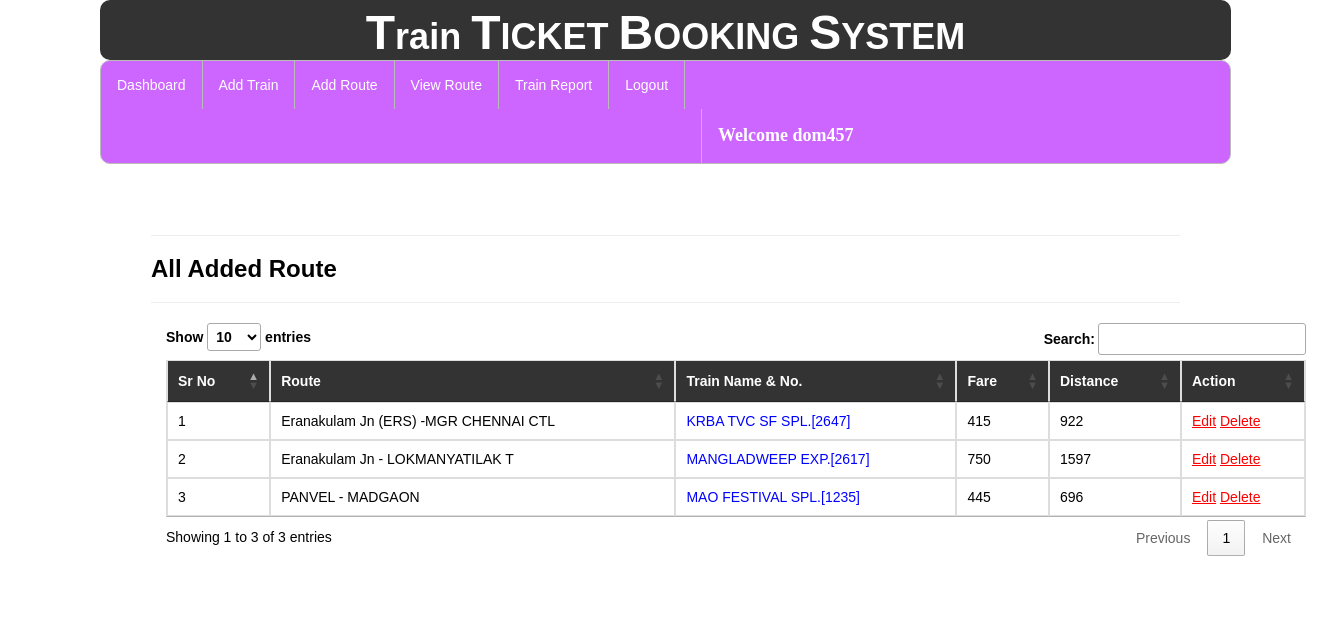
The app's page /availableroute/ (signed in) with its own data.
### railway/models.py (models this page shows, shortened)
class Add_route(models.Model):
    train = models.ForeignKey(Add_Train,on_delete=models.CASCADE,null=True)
    route = models.CharField(max_length=100,null=True)
    distance=models.IntegerField(null=True)
    fare=models.IntegerField(null=True)

class Add_Train(models.Model):
    trainname = models.CharField(max_length=30,null=True)
    train_no = models.IntegerField(null=True)
    from_city = models.CharField(max_length=30,null=True)
    to_city = models.CharField(max_length=30,null=True)
    departuretime=models.CharField(max_length=30,null=True)
    arrivaltime=models.CharField(max_length=30,null=True)
    trevaltime=models.CharField(max_length=100,null=True)
    distance=models.IntegerField(null=True)
    img=models.FileField(null=True)

### railway/views.py (the view)
# urls.py: path('availableroute/', displayroute, name="availableroute"),
def displayroute(request):
    if not request.user.is_authenticated:
        return redirect('login')
    data = Add_route.objects.all()
    data2 = Add_Train.objects.all()
    d = {'data':data,'data2':data2}
    return render(request,"availableroute.html",d)

### railway/templates/availableroute.html (shortened to what this page needs)
{% extends 'navigation3.html' %}
{% load static %}
{% block b %}
<div style="color:Black;border:1px solid white;border-radius:8px;background-color:white;padding:50px">
<hr><h3><strong>All Added Route</strong></h3><hr>
        <div class="container">
<table class="table table-bordered" id="myTable">
  <thead style="color:white;background-color:#333">
  <tr>
    <th>Sr No</th>
    <th>Route</th>
      <th>Train Name & No.</th>
    <th>Fare</th>
    <th>Distance</th>
    <th>Action</th>
  </tr>
  </thead>
   <tbody>
{% for i in data %}
  <tr>
    <td>{{forloop.counter}}</td>
    <td>{{i.route}}</td>
      <td style="color:blue">{{i.train.trainname}}.[{{i.train.train_no}}]</td>
    <td>{{i.fare}}</td>
    <td>{{i.distance}}</td>
    <td style="100px"><a href="{% url 'editroute' i.id %}" style="color:red"><u>Edit</u></a>
        <a href="{% url 'delete_route' i.id %}" style="color:red"><u>Delete</u></a></td>
  </tr>{% endfor %}
    </tbody>
</table>
 </div>
</div>
{% endblock %}

### railway/templates/navigation3.html (shortened to what this page needs)
{% extends 'head.html' %}
{% load static %}
{% block body %}
<link rel = stylesheet href = "//cdn.datatables.net/1.10.19/css/jquery.dataTables.min.css">
<ul class="id2">
  <li id="id1"><a href="{% url 'admindashboard' %}">Dashboard</a></li>
  <li id="id1"><a href="{% url 'add_train' %}">Add Train</a></li>
  <li id="id1"><a href="{% url 'add_route' %}">Add Route</a></li>
  <li id="id1"><a href="{% url 'availableroute' %}">View Route</a></li>
  <li id="id1"><a href="{% url 'view_train'%}">Train Report</a></li>
  <li id="id1"><a href="{% url 'log_out' %}">Logout</a></li>
      <li id="id2" style="margin-left:600px"><a href="" style="color:white"><strong style="font-size:18px;font-family:cursive">Welcome {{request.user.username}}</strong></a></li>
</ul>
{% block b %}
{% endblock %}
{% endblock %}

### railway/templates/head.html (shortened to what this page needs)
<!DOCTYPE html>
<html lang="en">
<head>
  <link rel="stylesheet" href="https://maxcdn.bootstrapcdn.com/bootstrap/3.4.1/css/bootstrap.min.css">
</head>
<body style="background-color:hsl(0, 0%, 100%);margin-left:100px;margin-right:100px;margin-bottom:20px">
    <h1 style="background-color: #333;border-radius:10px;"><center><strong><font size="16">T</font>rain <font size="16">T</font>ICKET <font size="16">B</font>OOKING <font size="16">S</font>YSTEM
    </strong></center></h1>
</body>
{% block body %}
{% endblock %}
</html>

### railway/templates/head.html (style rules this page uses)
h1 { margin:0px;padding-top:7px;padding-buttom:7px;color:white; }

### railway/templates/navigation3.html (style rules this page uses)
.id2 { list-style-type: none; margin: 0; padding: 0; overflow: hidden; background-color: #cc66ff; border-radius:10px; border:1px solid #bbb; }
#id1 { float: left; border-right:1px solid #bbb; }
#id2 { float: left; border-left:1px solid #bbb; }
li:last-child { border-right: none; }
li a { display: block; color: white; text-align: center; padding: 14px 16px; text-decoration: none; }
body { font-family: Arial, Helvetica, sans-serif; }

### records on screen
Add_route: route "Eranakulam Jn (ERS) -MGR CHENNAI CTL", train.trainname "KRBA TVC SF SPL", train.train_no "2647", fare "415", distance "922"
Add_route: route "Eranakulam Jn - LOKMANYATILAK T", train.trainname "MANGLADWEEP EXP", train.train_no "2617", fare "750", distance "1597"
Add_route: route "PANVEL - MADGAON", train.trainname "MAO FESTIVAL SPL", train.train_no "1235", fare "445", distance "696"

### other values on screen
{{ request.user.username }} "dom457"
